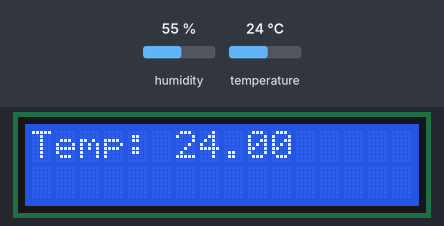
Bench run of a sketch on a simulated Arduino Uno, built with avr-gcc and run on an emulated ATmega328P. Shown: 16×2 character LCD. Inputs (shaded band) come from the test bench; at power-on: temperature 24 °C, humidity 55 %.

Above: at 3.2 s.
3.3 s: temperature set to 12 °C
At 4.8 s:
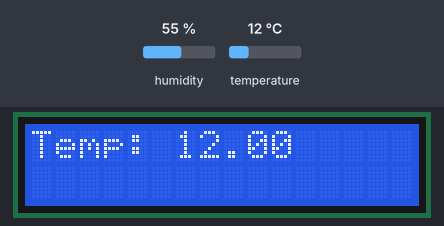
9.3 s: temperature set to 19 °C
At 11.1 s:
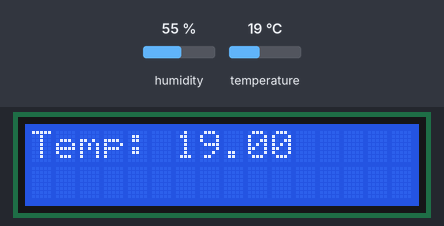
13.7 s: temperature set to 28 °C
At 15.7 s:
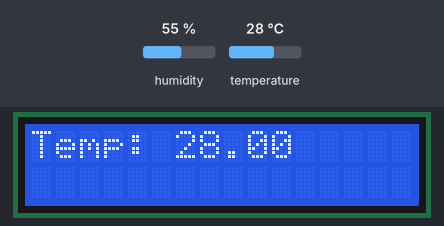
Timing chart, 0 to 17.2 s (numbered marks = the images above; inputs shaded):
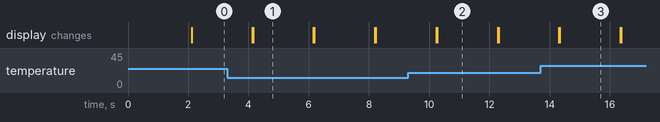

Measured:
- after the input at 3.3 s, the display: first differs from a run without the input after 0.85 s (image 1)
- after the input at 9.3 s, the display: first differs from a run without the input after 0.97 s (image 2)
- after the input at 13.7 s, the display: first differs from a run without the input after 0.64 s (image 3)
- what the display in image 1 shows lasts 2.0 s, from 4.2 s to 6.2 s

The sketch:

Temperature_DHT11.ino
```cpp
#include <Wire.h>
#include <LiquidCrystal_I2C.h>
#include <DHT.h>
#include <Adafruit_Sensor.h>
#define DHTPIN 4
#define DHTYPE DHT11
DHT dht(DHTPIN,DHTYPE); // note that, dht(dhtpin, dhtype) is the object
LiquidCrystal_I2C lcd(0x27, 16, 2);
void setup() {
  // put your setup code here, to run once:
  dht.begin();

  lcd.begin();
  lcd.backlight();

  lcd.setCursor(0,0);
  lcd.print("Turning on DHT11");
  delay(2000);
  lcd.clear();
}

void loop() {
  // put your main code here, to run repeatedly:
  float t = dht.readTemperature();
  lcd.setCursor(0, 0);
  lcd.print("Temp: ");
  lcd.print(t);
  delay(2000);
  lcd.clear();
}
```
